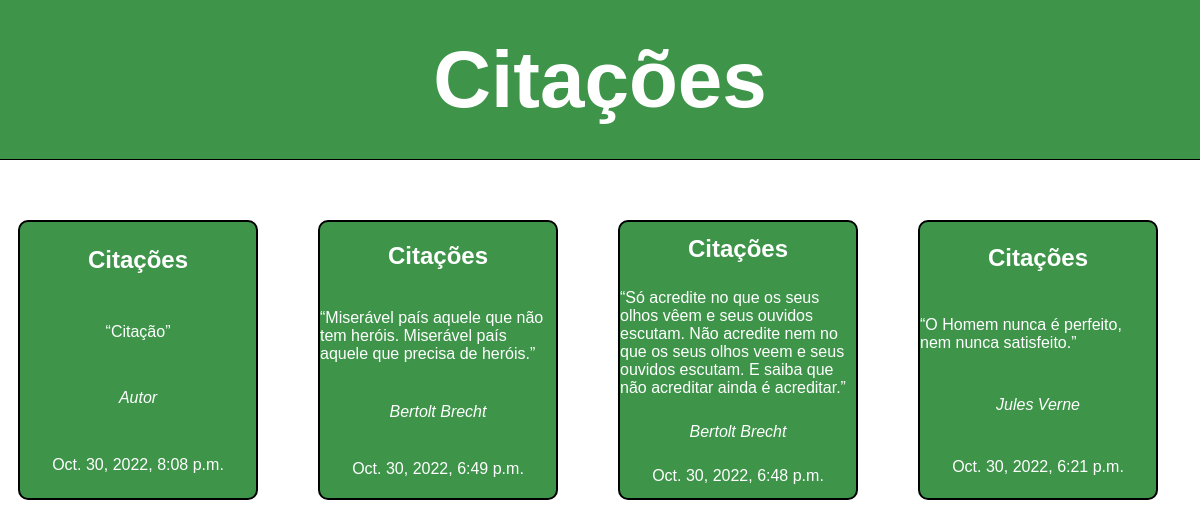
The page / on the database its author committed.
### citacoesapp/models.py (models this page shows)
class Citacoes(models.Model):
    citacao = models.CharField(max_length=5000)
    autor = models.CharField(max_length=200)
    data_da_publicacao = models.DateTimeField(default=datetime.now, blank=True)

### citacoesapp/views.py (the view)
def index(request):
    citacoes = Citacoes.objects.all()
    return render(request,'index.html', {'citacoes':citacoes})

### templates/index.html (shortened to what this page needs)
{% load static %}
<!DOCTYPE html>
    <head>
        <link rel="stylesheet" href="{% static 'main.css' %}">
    </head>
    <body>
        <div class="container">
            <h1>Citações</h1>
        </div>
        <div class="main-content">
            {% for citacao in citacoes reversed%}
            <div class="quotes">
                <h2>Citações</h2>
                <q>{{citacao.citacao}}</q>
                <address class="autor">{{citacao.autor}}</address>
                <p>{{citacao.data_da_publicacao}}</p>
            </div>
            {% endfor %}
        </div>
    </body>
</html>

### static/main.css (style rules this page uses)
* { box-sizing: border-box; padding: 0; margin: 0; font-family: 'Gill Sans', 'Gill Sans MT', Calibri, 'Trebuchet MS', sans-serif; }
.container { border-bottom: 1px solid black; background-color: #3E954A; color:white; display: flex; height: 20vh; }
.container h1 { display: flex; font-size: 5em; align-items: center; width: 100%; justify-content: center; }
.main-content { margin-top: 5%; display: flex; justify-content: space-around; flex-wrap: wrap; }
.quotes { display: flex; flex-direction: column; align-items: center; justify-content: space-around; height: 35vh; width: 20vw; color:white; background-color: #3E954A; border:2px solid black; border-radius: 10px; margin-bottom: 2%; margin-right: 2%; }

### rows shown on the page
Citacoes: citacao "Citação", autor "Autor", data_da_publicacao "Oct. 30, 2022, 8:08 p.m."
Citacoes: citacao "Miserável país aquele que não tem heróis. Miserável país aquele que precisa de heróis.", autor "Bertolt Brecht", data_da_publicacao "Oct. 30, 2022, 6:49 p.m."
Citacoes: citacao "Só acredite no que os seus olhos vêem e seus ouvidos escutam. Não acredite nem no que os seus olhos veem e seus ouvidos escutam. E saiba que não acreditar ainda é acreditar.", autor "Bertolt Brecht", data_da_publicacao "Oct. 30, 2022, 6:48 p.m."
Citacoes: citacao "O Homem nunca é perfeito, nem nunca satisfeito.", autor "Jules Verne", data_da_publicacao "Oct. 30, 2022, 6:21 p.m."
